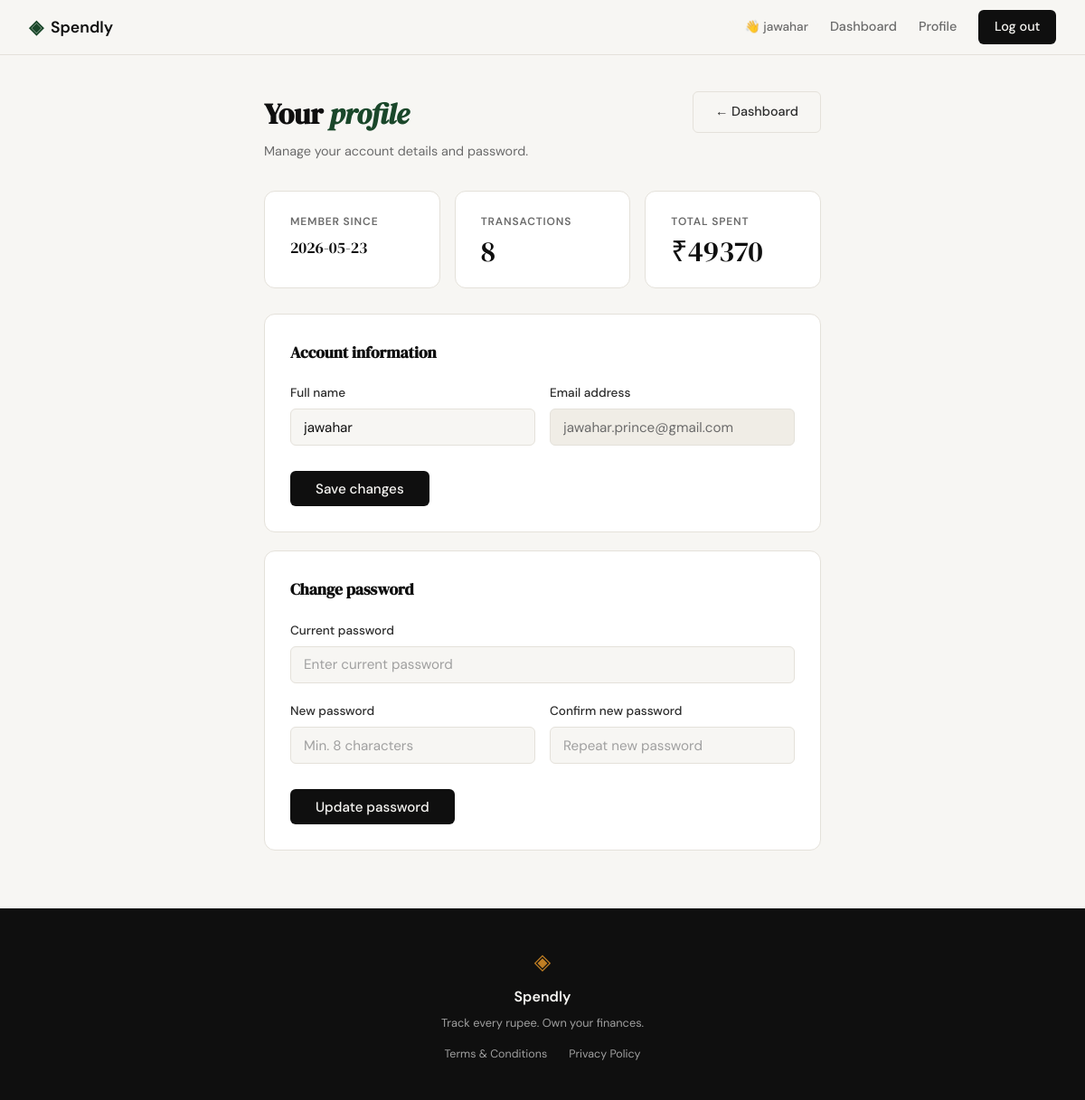
/profile (signed in), run on the app's committed database.
### tables this page shows
CREATE TABLE users (
                id          INTEGER PRIMARY KEY AUTOINCREMENT,
                name        TEXT    NOT NULL,
                email       TEXT    NOT NULL UNIQUE,
                password    TEXT    NOT NULL,
                created_at  TEXT    NOT NULL DEFAULT (datetime('now'))
            );

### app.py (the view, shortened to what this page needs)
@app.route("/profile", methods=["GET", "POST"])
def profile():
    if "user_id" not in session:
        return redirect(url_for("login"))
    user_id = session["user_id"]
    db = get_db()
    user = db.execute(
        "SELECT id, name, email, created_at FROM users WHERE id = ?", (user_id,)
    ).fetchone()
    stats = db.execute("""
        SELECT COUNT(*) AS tx_count,
               COALESCE(SUM(amount), 0) AS total_spent
        FROM expenses WHERE user_id = ?
    """, (user_id,)).fetchone()
    info_error = info_success = pw_error = pw_success = None
    db.close()
    return render_template("profile.html",
        user         = user,
        stats        = stats,
        info_error   = info_error,
        info_success = info_success,
        pw_error     = pw_error,
        pw_success   = pw_success,
    )

### database/db.py (called while the page is built)
def get_db():
    conn = sqlite3.connect(DB_PATH)
    conn.row_factory = sqlite3.Row          # rows behave like dicts
    conn.execute("PRAGMA foreign_keys = ON")
    return conn

### templates/profile.html (shortened to what this page needs)
{% extends "base.html" %}
{% block content %}
<div class="dash-wrap" style="max-width: 680px;">
    <div class="dash-header">
        <div>
            <h1 class="dash-title">Your <em>profile</em></h1>
            <p class="dash-subtitle">Manage your account details and password.</p>
        </div>
        <a href="{{ url_for('dashboard') }}" class="btn-ghost">← Dashboard</a>
    </div>
    <div class="stat-grid" style="grid-template-columns: repeat(3,1fr); margin-bottom: 1.75rem;">
        <div class="stat-card">
            <span class="stat-label">Member since</span>
            <span class="stat-value" style="font-size:1.1rem; padding-top:.25rem;">
                {{ user.created_at[:10] }}
            </span>
        </div>
        <div class="stat-card">
            <span class="stat-label">Transactions</span>
            <span class="stat-value">{{ stats.tx_count }}</span>
        </div>
        <div class="stat-card">
            <span class="stat-label">Total spent</span>
            <span class="stat-value">₹{{ "%.0f"|format(stats.total_spent) }}</span>
        </div>
    </div>
    <div class="dash-card" style="margin-bottom: 1.25rem;">
        <h2 class="dash-card-title">Account information</h2>
        <form method="POST" action="{{ url_for('profile') }}">
            <div class="form-row">
                <div class="form-group">
                    <label for="name">Full name</label>
                    <input type="text" id="name" name="name"
                           class="form-input"
                           value="{{ user.name }}" required>
                </div>
                <div class="form-group">
                    <label for="email">Email address</label>
                    <input type="email" id="email" name="email"
                           class="form-input form-input--readonly"
                           value="{{ user.email }}" readonly>
                </div>
            </div>
            <button type="submit" class="btn-submit" style="width:auto; padding: 0.6rem 1.75rem;">
                Save changes
            </button>
        </form>
    </div>
    <div class="dash-card">
        <h2 class="dash-card-title">Change password</h2>
        <form method="POST" action="{{ url_for('profile') }}">
            <div class="form-group">
                <label for="current_password">Current password</label>
                <input type="password" id="current_password" name="current_password"
                       class="form-input" placeholder="Enter current password" required>
            </div>
            <div class="form-row">
                <div class="form-group">
                    <label for="new_password">New password</label>
                    <input type="password" id="new_password" name="new_password"
                           class="form-input" placeholder="Min. 8 characters" required>
                </div>
                <div class="form-group">
                    <label for="confirm_password">Confirm new password</label>
                    <input type="password" id="confirm_password" name="confirm_password"
                           class="form-input" placeholder="Repeat new password" required>
                </div>
            </div>
            <button type="submit" class="btn-submit" style="width:auto; padding: 0.6rem 1.75rem;">
                Update password
            </button>
        </form>
    </div>
</div>
{% endblock %}

### templates/base.html (shortened to what this page needs)
<!DOCTYPE html>
<html lang="en">
<head>
    <link rel="stylesheet" href="{{ url_for('static', filename='css/style.css') }}">
</head>
<body>
    <nav class="navbar">
        <div class="nav-inner">
            <a href="{{ url_for('landing') }}" class="nav-brand">
                <span class="brand-icon">◈</span>
                <span class="brand-name">Spendly</span>
            </a>
            <div class="nav-links">
                {% if session.user_id %}
                    <span class="nav-user">👋 {{ session.user_name }}</span>
                    <a href="{{ url_for('dashboard') }}">Dashboard</a>
                    <a href="{{ url_for('profile') }}">Profile</a>
                    <a href="{{ url_for('logout') }}" class="nav-cta">Log out</a>
                {% else %}
                    <a href="{{ url_for('login') }}">Sign in</a>
                    <a href="{{ url_for('register') }}" class="nav-cta">Get started</a>
                {% endif %}
            </div>
        </div>
    </nav>
    <main class="main-content">
        {% block content %}{% endblock %}
    </main>
    <footer class="footer">
        <div class="footer-inner">
            <span class="brand-icon">◈</span>
            <span class="footer-name">Spendly</span>
            <p class="footer-copy">Track every rupee. Own your finances.</p>
            <nav class="footer-links">
                <a href="{{ url_for('terms') }}">Terms &amp; Conditions</a>
                <a href="{{ url_for('privacy') }}">Privacy Policy</a>
            </nav>
        </div>
    </footer>
</body>
</html>

### data on the page
users: user_name "jawahar", created_at "2026-05-23", name "jawahar", email "jawahar.prince@gmail.com"

### other printed values
{{ stats.tx_count }} "8"
{{ "%.0f"|format(stats.total_spent) }} "49370"
